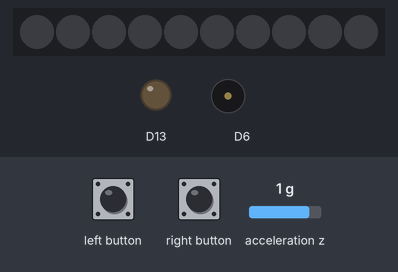
The sketch below on a simulated Adafruit Circuit Playground Express. Shown: 10 RGB LEDs in strip order, left to right, output pins drawn as LEDs (lit = HIGH), buzzer (waves = sounding). Inputs (shaded band) come from the test bench; at power-on: acceleration z 1 g.

Above: at 4.2 s.
4.3 s: left button pressed for 0.15 s
At 4.55 s:
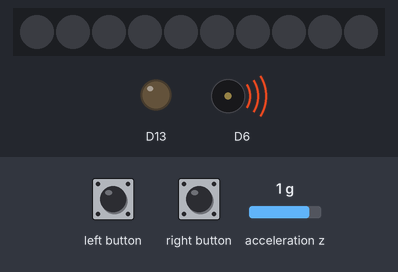
6.1 s: right button pressed for 1 s
At 7.6 s:
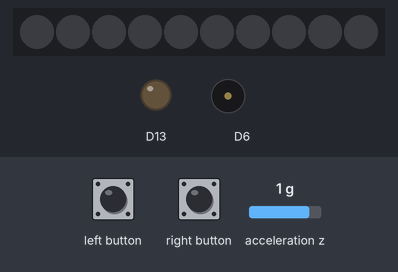
8.6 s: right button pressed for 3.2 s
At 8.75 s:
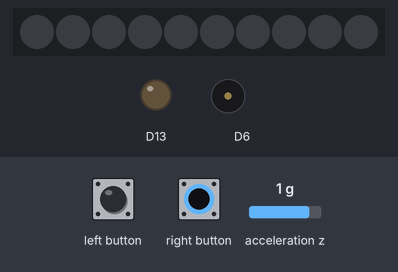
13.3 s: left button pressed for 3.2 s
At 17.0 s:
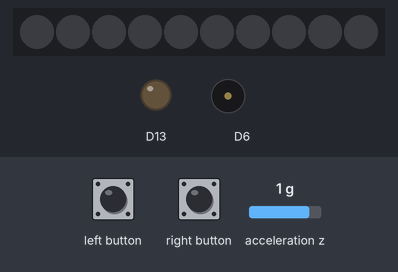
Timing chart, 0 to 18.5 s (numbered marks = the images above; inputs shaded):
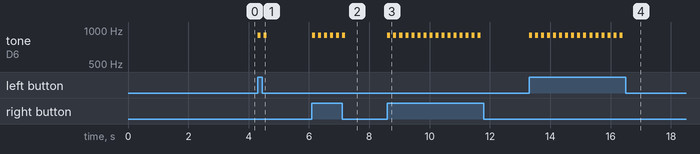

The sketch:

SLOUCH.ino
```cpp
#include <Adafruit_CircuitPlayground.h>

#define SLOUCH_ANGLE        10.0      // allowable slouch angle (deg)
#define SLOUCH_TIME         3000      // allowable slouch time (secs)
#define GRAVITY             9.80665   // standard gravity (m/s^s)
#define RAD2DEG             52.29578  // convert radians to degrees

#define SLOUCH_OVERTIME     9000

float currentAngle;
float targetAngle;
unsigned long slouchStartTime;
bool slouching;

int presets[3][2][3] = {
  {
    {27, 167, 132}, {152, 54, 128}
  },
  {
    {0, 0, 255}, {255, 215, 26}
  },
  {
    {230, 50, 50}, {255, 0, 0}
  }
};

int preset = 0;

///////////////////////////////////////////////////////////////////////////////
void setup() {
  // Initialize Circuit Playground
  CircuitPlayground.begin();

  // Initialize target angle to zero.
  targetAngle = 0;
  CircuitPlayground.setBrightness(255);
}

///////////////////////////////////////////////////////////////////////////////
void loop() {
  // Compute current angle
  currentAngle = RAD2DEG * asin(-CircuitPlayground.motionZ() / GRAVITY);

  // Set target angle on button press
  if ((CircuitPlayground.leftButton()) || (CircuitPlayground.rightButton())) {
    targetAngle = currentAngle;
    CircuitPlayground.playTone(900,100);
    delay(100);
    CircuitPlayground.playTone(900,100);
    delay(100);
  }

  // Check for slouching
  if (currentAngle - targetAngle > SLOUCH_ANGLE) {
    if (!slouching) slouchStartTime = millis();
    slouching = true;
  } else {
    slouching = false;
  }

  // If we are slouching
  if (slouching) {
    // Check how long we've been slouching
    if (millis() - slouchStartTime > SLOUCH_TIME) {
      // Play a tone
      CircuitPlayground.playTone(300, 500);
      delay(50);
    }
    if (slouching) {
      if (millis() - slouchStartTime > SLOUCH_OVERTIME) {
        CircuitPlayground.playTone(600, 500);
        for (int i = 0; i < 10; i++) {
          CircuitPlayground.setPixelColor(i, presets[preset][i % 2][0], presets[preset][i % 2][1], presets[preset][i % 2][2]);
        }
        delay(100);

        CircuitPlayground.clearPixels();
        delay(50);
      }
    }
  }
}
```

Measured:
- after the input at 4.3 s, tone on D6: alternates 900 Hz for 0.10 s and silent for 0.10 s, 4 changes in all, then stays silent, starting at once
- after the input at 6.1 s, tone on D6: alternates 900 Hz for 0.10 s and silent for 0.10 s, 12 changes in all, then stays silent, starting at once
- after the input at 8.6 s, tone on D6: alternates 900 Hz for 0.10 s and silent for 0.10 s, 32 changes in all, then stays silent, starting at once
- after the input at 13.3 s, tone on D6: alternates 900 Hz for 0.10 s and silent for 0.10 s, 32 changes in all, then stays silent, starting at once
